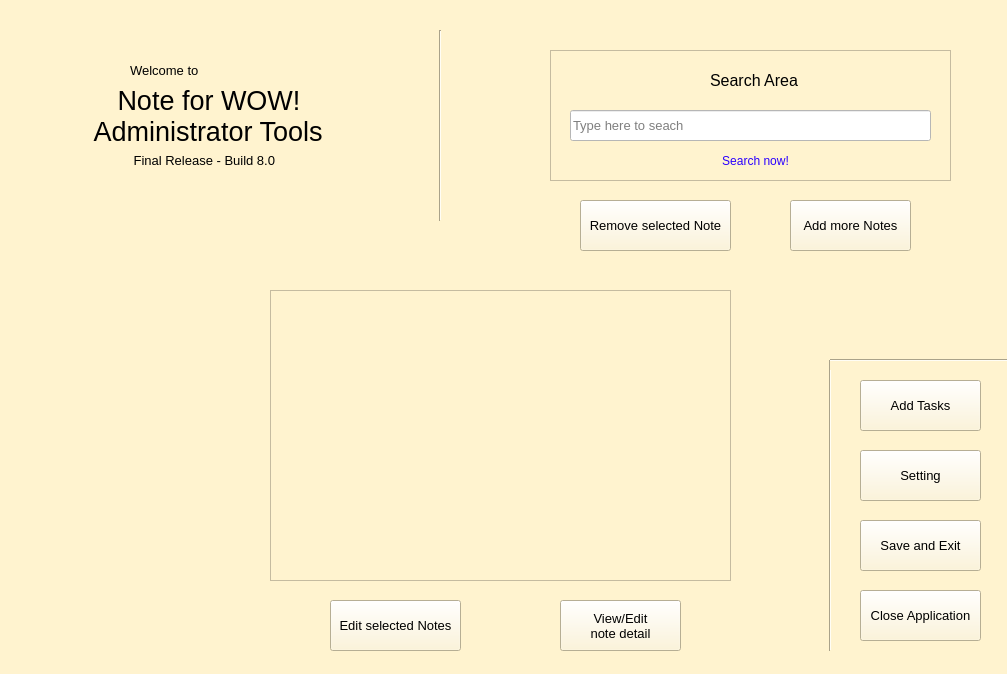
<?xml version="1.0" encoding="UTF-8"?>
<ui version="4.0">
 <class>MainWindow</class>
 <widget class="QMainWindow" name="MainWindow">
  <property name="geometry">
   <rect>
    <x>0</x>
    <y>0</y>
    <width>1007</width>
    <height>674</height>
   </rect>
  </property>
  <property name="windowTitle">
   <string>Note for WOW! - Administrator tools</string>
  </property>
  <property name="styleSheet">
   <string notr="true">background-color: rgb(255, 243, 207);</string>
  </property>
  <widget class="QWidget" name="centralwidget">
   <widget class="QLabel" name="label">
    <property name="geometry">
     <rect>
      <x>50</x>
      <y>60</y>
      <width>291</width>
      <height>111</height>
     </rect>
    </property>
    <property name="font">
     <font>
      <pointsize>20</pointsize>
     </font>
    </property>
    <property name="text">
     <string>         Note for WOW!
      Administrator Tools</string>
    </property>
   </widget>
   <widget class="Line" name="line_2">
    <property name="geometry">
     <rect>
      <x>820</x>
      <y>360</y>
      <width>20</width>
      <height>291</height>
     </rect>
    </property>
    <property name="orientation">
     <enum>Qt::Vertical</enum>
    </property>
   </widget>
   <widget class="QPushButton" name="bt_save">
    <property name="geometry">
     <rect>
      <x>860</x>
      <y>520</y>
      <width>121</width>
      <height>51</height>
     </rect>
    </property>
    <property name="font">
     <font>
      <pointsize>10</pointsize>
     </font>
    </property>
    <property name="text">
     <string>Save and Exit</string>
    </property>
   </widget>
   <widget class="QPushButton" name="bt_exit">
    <property name="geometry">
     <rect>
      <x>860</x>
      <y>590</y>
      <width>121</width>
      <height>51</height>
     </rect>
    </property>
    <property name="font">
     <font>
      <pointsize>10</pointsize>
     </font>
    </property>
    <property name="text">
     <string>Close Application</string>
    </property>
   </widget>
   <widget class="Line" name="line">
    <property name="geometry">
     <rect>
      <x>830</x>
      <y>350</y>
      <width>201</width>
      <height>20</height>
     </rect>
    </property>
    <property name="orientation">
     <enum>Qt::Horizontal</enum>
    </property>
   </widget>
   <widget class="QLabel" name="label_3">
    <property name="geometry">
     <rect>
      <x>130</x>
      <y>150</y>
      <width>221</width>
      <height>21</height>
     </rect>
    </property>
    <property name="font">
     <font>
      <pointsize>10</pointsize>
     </font>
    </property>
    <property name="text">
     <string> Final Release - Build 8.0</string>
    </property>
   </widget>
   <widget class="QPushButton" name="bt_add">
    <property name="geometry">
     <rect>
      <x>790</x>
      <y>200</y>
      <width>121</width>
      <height>51</height>
     </rect>
    </property>
    <property name="font">
     <font>
      <pointsize>10</pointsize>
     </font>
    </property>
    <property name="text">
     <string>Add more Notes</string>
    </property>
   </widget>
   <widget class="QLabel" name="label_5">
    <property name="geometry">
     <rect>
      <x>130</x>
      <y>60</y>
      <width>131</width>
      <height>21</height>
     </rect>
    </property>
    <property name="font">
     <font>
      <pointsize>10</pointsize>
     </font>
    </property>
    <property name="text">
     <string>Welcome to</string>
    </property>
   </widget>
   <widget class="Line" name="line_3">
    <property name="geometry">
     <rect>
      <x>430</x>
      <y>30</y>
      <width>20</width>
      <height>191</height>
     </rect>
    </property>
    <property name="orientation">
     <enum>Qt::Vertical</enum>
    </property>
   </widget>
   <widget class="QPushButton" name="bt_setting">
    <property name="geometry">
     <rect>
      <x>860</x>
      <y>450</y>
      <width>121</width>
      <height>51</height>
     </rect>
    </property>
    <property name="font">
     <font>
      <pointsize>10</pointsize>
     </font>
    </property>
    <property name="text">
     <string>Setting</string>
    </property>
   </widget>
   <widget class="QGraphicsView" name="graphicsView">
    <property name="geometry">
     <rect>
      <x>550</x>
      <y>50</y>
      <width>401</width>
      <height>131</height>
     </rect>
    </property>
    <property name="styleSheet">
     <string notr="true"/>
    </property>
   </widget>
   <widget class="QLineEdit" name="le_name">
    <property name="geometry">
     <rect>
      <x>570</x>
      <y>110</y>
      <width>361</width>
      <height>31</height>
     </rect>
    </property>
    <property name="font">
     <font>
      <pointsize>10</pointsize>
     </font>
    </property>
    <property name="styleSheet">
     <string notr="true">background-color: rgb(255, 255, 255);</string>
    </property>
    <property name="placeholderText">
     <string>Type here to seach</string>
    </property>
   </widget>
   <widget class="QPushButton" name="bt_search">
    <property name="geometry">
     <rect>
      <x>710</x>
      <y>150</y>
      <width>91</width>
      <height>21</height>
     </rect>
    </property>
    <property name="font">
     <font>
      <pointsize>9</pointsize>
     </font>
    </property>
    <property name="cursor">
     <cursorShape>PointingHandCursor</cursorShape>
    </property>
    <property name="styleSheet">
     <string notr="true">border-radius: 15px;
color: rgb(42, 0, 255);</string>
    </property>
    <property name="text">
     <string>Search now!</string>
    </property>
   </widget>
   <widget class="QLabel" name="label_4">
    <property name="geometry">
     <rect>
      <x>710</x>
      <y>70</y>
      <width>91</width>
      <height>21</height>
     </rect>
    </property>
    <property name="font">
     <font>
      <pointsize>12</pointsize>
     </font>
    </property>
    <property name="text">
     <string>Search Area</string>
    </property>
   </widget>
   <widget class="QListWidget" name="noteList">
    <property name="geometry">
     <rect>
      <x>270</x>
      <y>290</y>
      <width>461</width>
      <height>291</height>
     </rect>
    </property>
    <property name="font">
     <font>
      <pointsize>20</pointsize>
     </font>
    </property>
    <property name="cursor" stdset="0">
     <cursorShape>ArrowCursor</cursorShape>
    </property>
   </widget>
   <widget class="QPushButton" name="bt_edit">
    <property name="geometry">
     <rect>
      <x>330</x>
      <y>600</y>
      <width>131</width>
      <height>51</height>
     </rect>
    </property>
    <property name="font">
     <font>
      <pointsize>10</pointsize>
     </font>
    </property>
    <property name="text">
     <string>Edit selected Notes</string>
    </property>
   </widget>
   <widget class="QPushButton" name="bt_remove">
    <property name="geometry">
     <rect>
      <x>580</x>
      <y>200</y>
      <width>151</width>
      <height>51</height>
     </rect>
    </property>
    <property name="font">
     <font>
      <pointsize>10</pointsize>
     </font>
    </property>
    <property name="text">
     <string>Remove selected Note</string>
    </property>
   </widget>
   <widget class="QPushButton" name="bt_task">
    <property name="geometry">
     <rect>
      <x>860</x>
      <y>380</y>
      <width>121</width>
      <height>51</height>
     </rect>
    </property>
    <property name="font">
     <font>
      <pointsize>10</pointsize>
     </font>
    </property>
    <property name="styleSheet">
     <string notr="true"/>
    </property>
    <property name="text">
     <string>Add Tasks</string>
    </property>
   </widget>
   <widget class="QPushButton" name="bt_detail">
    <property name="geometry">
     <rect>
      <x>560</x>
      <y>600</y>
      <width>121</width>
      <height>51</height>
     </rect>
    </property>
    <property name="font">
     <font>
      <pointsize>10</pointsize>
     </font>
    </property>
    <property name="text">
     <string>View/Edit
note detail</string>
    </property>
   </widget>
   <zorder>graphicsView</zorder>
   <zorder>bt_search</zorder>
   <zorder>label</zorder>
   <zorder>line_2</zorder>
   <zorder>bt_save</zorder>
   <zorder>bt_exit</zorder>
   <zorder>line</zorder>
   <zorder>label_3</zorder>
   <zorder>bt_add</zorder>
   <zorder>label_5</zorder>
   <zorder>line_3</zorder>
   <zorder>bt_setting</zorder>
   <zorder>le_name</zorder>
   <zorder>label_4</zorder>
   <zorder>noteList</zorder>
   <zorder>bt_edit</zorder>
   <zorder>bt_remove</zorder>
   <zorder>bt_task</zorder>
   <zorder>bt_detail</zorder>
  </widget>
  <widget class="QStatusBar" name="statusbar"/>
 </widget>
 <resources/>
 <connections/>
</ui>
